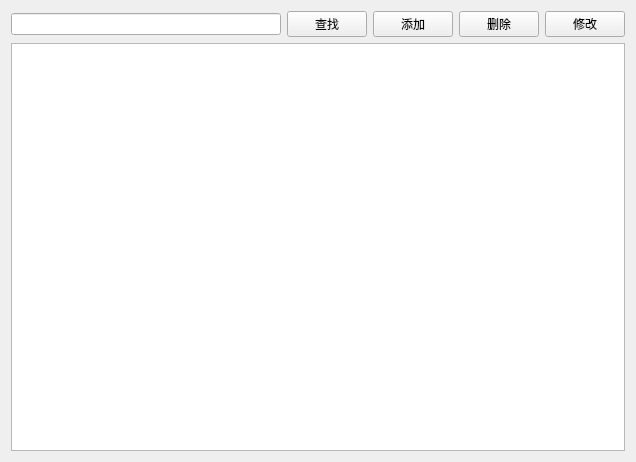
<?xml version="1.0" encoding="UTF-8"?>
<ui version="4.0">
 <class>PatientView</class>
 <widget class="QWidget" name="PatientView">
  <property name="geometry">
   <rect>
    <x>0</x>
    <y>0</y>
    <width>636</width>
    <height>462</height>
   </rect>
  </property>
  <property name="windowTitle">
   <string>患者管理</string>
  </property>
  <layout class="QVBoxLayout" name="verticalLayout">
   <item>
    <layout class="QHBoxLayout" name="horizontalLayout">
     <item>
      <widget class="QLineEdit" name="txtSearch"/>
     </item>
     <item>
      <widget class="QPushButton" name="btSearch">
       <property name="text">
        <string>查找</string>
       </property>
      </widget>
     </item>
     <item>
      <widget class="QPushButton" name="btAdd">
       <property name="text">
        <string>添加</string>
       </property>
      </widget>
     </item>
     <item>
      <widget class="QPushButton" name="btDelete">
       <property name="text">
        <string>删除</string>
       </property>
      </widget>
     </item>
     <item>
      <widget class="QPushButton" name="btEdit">
       <property name="text">
        <string>修改</string>
       </property>
      </widget>
     </item>
    </layout>
   </item>
   <item>
    <widget class="QTableView" name="tableView"/>
   </item>
  </layout>
 </widget>
 <resources/>
 <connections/>
</ui>
